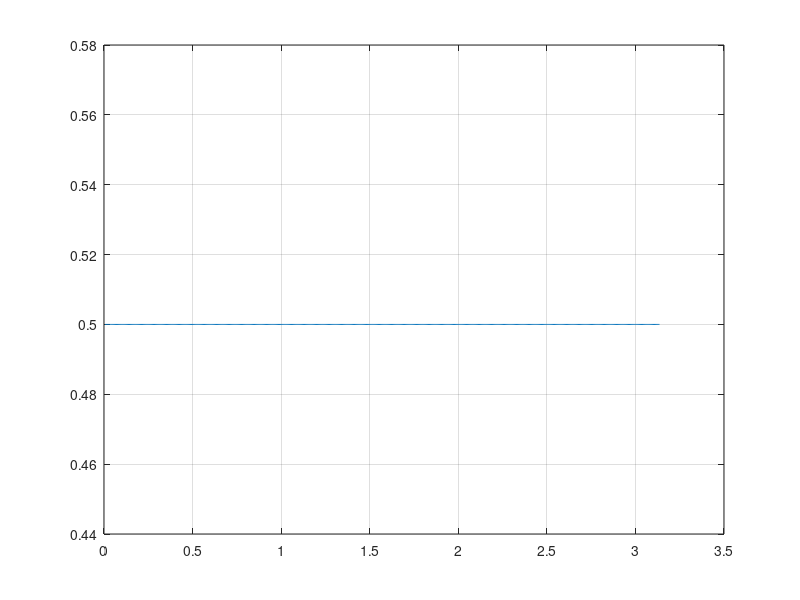

Write the MATLAB code that produced this figure. (Note: this script raises an error after producing the figure.)
% Arthur
clear all;
clc;

num = [1 0]
den = [1 -1]
[h, w] = freqz(num, den); % Frequency response of digital filter (Z Domain)
figure(1)
plot(w, h)
grid on

w = pi*freqspace(2000);
figure(2)
[z p k] = tf2zp(num,den) % Convert transfer function filter parameters to zero-pole-gain form.
zplane(z,p);

figure(3)
freqz(num,den,w);
